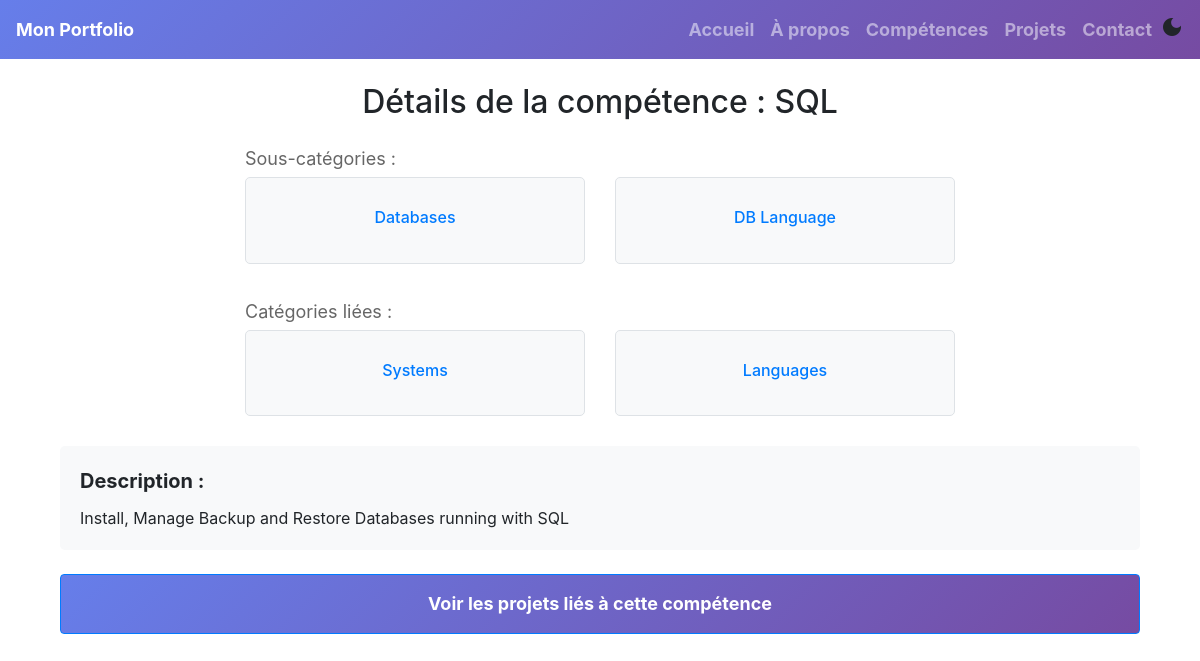
Page /skills/1/ on the committed database.
### portfolio/models.py (models this page shows, shortened)
class Skill(models.Model):
    name = models.CharField(max_length=100)
    subcategories = models.ManyToManyField(Subcategory)
    description = models.CharField(max_length=100)

class Subcategory(models.Model):
    name = models.CharField(max_length=100)
    category = models.ForeignKey(Category, on_delete=models.CASCADE)

class Category(models.Model):
    name = models.CharField(max_length=100)

### portfolio/views.py (the view)
# urls.py: path("skills/<int:pk>/", views.skill_details, name="skill_details"),
def skill_details(request, pk):
    skill = Skill.objects.get(pk=pk)
    subcategories = skill.subcategories.all()
    categories = Category.objects.filter(subcategory__in=subcategories).distinct()
    context = {
        "skill": skill,
        "categories": categories,
    }
    return render(request, "portfolio/skill_details.html", context)

### portfolio/templates/portfolio/skill_details.html (shortened to what this page needs)
{% extends 'portfolio/base.html' %}
{% block content %}
<div class="container">
    <h2 class="text-center mb-4">Détails de la compétence : {{ skill.name }}</h2>
    <div class="row mt-4">
        <div class="col-md-8 mx-auto">
            <div class="subcategory-title">Sous-catégories :</div>
            <div class="row">
                {% for subcategory in skill.subcategories.all %}
                <div class="col-md-6">
                    <div class="skill-card card" data-toggle="tooltip" data-placement="top"
                        title="{{ subcategory.description }}">
                        <div class="card-body">
                            <h5 class="card-title">
                                <a
                                    href="{% url 'portfolio:subcategory_details' subcategory.category.id subcategory.id %}">
                                    {{ subcategory.name }}</a>
                            </h5>
                        </div>
                    </div>
                </div>
                {% endfor %}
            </div>
        </div>
    </div>
    <div class="row mt-4">
        <div class="col-md-8 mx-auto">
            <div class="subcategory-title">Catégories liées :</div>
            <div class="row">
                {% for category in categories.all %}
                <div class="col-md-6">
                    <div class="skill-card card" data-toggle="tooltip" data-placement="top"
                        title="{{ category.description }}">
                        <div class="card-body">
                            <h5 class="card-title">
                                <a href="{% url 'portfolio:category_skills' category.pk %}">{{ category.name }}</a>
                            </h5>
                        </div>
                    </div>
                </div>
                {% endfor %}
            </div>
        </div>
    </div>
    <div class="description-container">
        <div class="description-title">Description :</div>
        <div class="description-text">{{ skill.description }}</div>
    </div>
    <div class="text-center mt-4">
        <a href="{% url 'portfolio:skill_projects' skill.pk %}" class="btn btn-primary btn-projects">Voir les projets
            liés à cette compétence</a>
    </div>
</div>
{% endblock %}

### portfolio/static/portfolio/css/dark-mode.css (style rules this page uses)
body { transition: background-color 0.5s; }

### portfolio/templates/portfolio/base.html (style rules this page uses)
.btn { background: linear-gradient(135deg, #667eea 0%, #764ba2 100%); }

### portfolio/templates/portfolio/skill_details.html (style rules this page uses)
.subcategory-title { font-size: 18px; margin-bottom: 5px; color: #666; }
.skill-card { padding: 10px; margin-bottom: 10px; text-align: center; background-color: #f8f9fa; border-radius: 5px; border: 1px solid #dee2e6; position: relative; }
.skill-card .card-title { font-size: 16px; margin-bottom: 5px; }
.description-container { background-color: #f8f9fa; padding: 20px; border-radius: 5px; margin-top: 20px; }
.description-title { font-size: 20px; font-weight: bold; margin-bottom: 10px; }
.description-text { font-size: 16px; line-height: 1.5; }
.btn-projects { display: flex; justify-content: center; align-items: center; width: 100%; height: 60px; font-size: 18px; font-weight: bold; }

### rows in the picture
Skill: name "SQL", description "Install, Manage Backup and Restore Databases running with SQL"
Subcategory: name "Databases"
Subcategory: name "DB Language"
Category: name "Systems"
Category: name "Languages"
